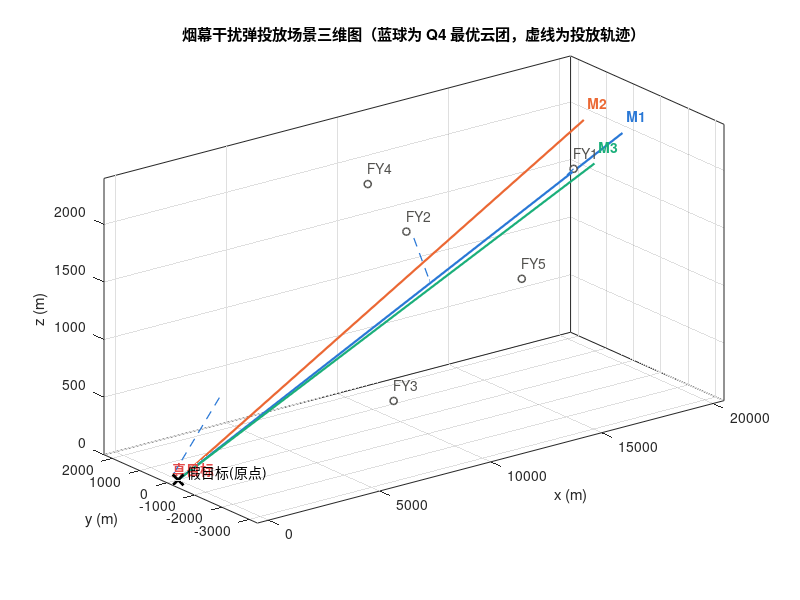

MATLAB code for this plot:
%% 烟幕干扰弹投放场景 三维图 (等价于 easy-model/code/visualize.py 的 fig1)
%  绘制：3 条导弹轨迹、5 架无人机、真目标(圆柱)、假目标(原点)、
%        Q4 最优云团(球) 及其投放轨迹。
%  Q4 参数来自 easy-model 求解(seed=42)，如需更新可重新求解后替换 Q4 数组。
clear; clc; close all;

%% ---- 常量 ----
g = 9.8;              % 重力加速度 m/s^2

% 颜色（RGB 三元组，与 Python 版一致）
cBlue   = [42 120 214]/255;    % #2a78d6
cOrange = [235 104 52]/255;    % #eb6834
cAqua   = [27 175 122]/255;    % #1baf7a
cRed    = [227 73 72]/255;     % #e34948
cGray   = [82 81 78]/255;      % #52514e

% 导弹初始位置 (x,y,z)，速率 300 m/s，方向指向假目标原点
Missiles.M1 = [20000,    0, 2000];
Missiles.M2 = [19000,  600, 2100];
Missiles.M3 = [18000, -600, 1900];
missileColor = struct('M1', cBlue, 'M2', cOrange, 'M3', cAqua);

% 无人机初始位置 (x,y,z)
UAVs.FY1 = [17800,    0, 1800];
UAVs.FY2 = [12000, 1400, 1400];
UAVs.FY3 = [ 6000,-3000,  700];
UAVs.FY4 = [11000, 2000, 1800];
UAVs.FY5 = [13000,-2000, 1300];

%% ---- 图 ----
figure('Color','w','Position',[80 80 960 760]);
hold on; grid on; box on;

% 导弹轨迹（起点 -> 假目标原点）
mn = fieldnames(Missiles);
for k = 1:numel(mn)
    p0 = Missiles.(mn{k});
    plot3([p0(1) 0], [p0(2) 0], [p0(3) 0], '-', ...
        'Color', missileColor.(mn{k}), 'LineWidth', 1.6);
    text(p0(1), p0(2), p0(3)+150, [' ' mn{k}], ...
        'Color', missileColor.(mn{k}), 'FontWeight','bold');
end

% 无人机初始位置
un = fieldnames(UAVs);
for k = 1:numel(un)
    p = UAVs.(un{k});
    scatter3(p(1), p(2), p(3), 28, 'filled', ...
        'MarkerFaceColor','w', 'MarkerEdgeColor', cGray, 'LineWidth', 1.1);
    text(p(1), p(2), p(3)+140, un{k}, 'Color', cGray);
end

% 真目标：竖直圆柱（半径 7，高 10，底面圆心 (0,200,0)）
[Xc, Yc, Zc] = cylinder(7, 48);
Zc = Zc * 10;                                   % 高度 10
surf(Xc, Yc + 200, Zc, 'FaceColor', cRed, 'FaceAlpha', 0.6, 'EdgeColor','none');
text(0, 200, 70, '真目标', 'Color', cRed, 'FontWeight','bold');

% 假目标：原点
scatter3(0, 0, 0, 60, 'x', 'MarkerEdgeColor','k', 'LineWidth', 2);
text(0, -350, 100, '假目标(原点)', 'Color','k');

%% ---- Q4 最优云团 + 投放轨迹 ----
% 每行: [航向(°), 速度(m/s), 投放时刻(s), 引信延迟(s)]，对应 FY1/FY2/FY3
Q4 = [178.49, 110.98,  0.039,  3.123;    % FY1
      245.41, 139.55,  3.402,  7.172;    % FY2
      151.91, 121.61, 44.088, 11.790];   % FY3
uavOfQ4 = {'FY1','FY2','FY3'};

for k = 1:size(Q4,1)
    theta = Q4(k,1); v = Q4(k,2); td = Q4(k,3); dl = Q4(k,4);
    u0 = UAVs.(uavOfQ4{k});
    th = deg2rad(theta);

    % 投放点、起爆点（炸弹平抛 + 重力下落）
    drop = [u0(1) + v*cos(th)*td,  u0(2) + v*sin(th)*td,  u0(3)];
    det  = [drop(1) + v*cos(th)*dl, drop(2) + v*sin(th)*dl, drop(3) - 0.5*g*dl^2];

    % 投放轨迹（虚线）
    plot3([drop(1) det(1)], [drop(2) det(2)], [drop(3) det(3)], '--', ...
        'Color', cBlue, 'LineWidth', 0.9);

    % 云团球（半径 10）
    [Sx, Sy, Sz] = sphere(24);
    surf(Sx*10 + det(1), Sy*10 + det(2), Sz*10 + det(3), ...
        'FaceColor', cBlue, 'FaceAlpha', 0.28, 'EdgeColor','none');
end

%% ---- 坐标与视角 ----
xlabel('x (m)'); ylabel('y (m)'); zlabel('z (m)');
xlim([-500 20500]); ylim([-3300 2300]); zlim([0 2400]);
title('烟幕干扰弹投放场景三维图（蓝球为 Q4 最优云团，虚线为投放轨迹）');

% 压缩 x 轴使导弹下降轨迹更清晰（等价 Python 版 box_aspect=[1.4 0.6 0.7]）
% 想恢复真实比例可改为 pbaspect auto 或注释掉本行
pbaspect([1.4 0.6 0.7]);
view([-37.5 20]);    % 视角（方位角, 仰角），可自行调整

hold off;

%% ---- 自动保存图片 ----
% 输出到 ../figures/fig1_几何三维图_matlab.png（300 dpi）
outdir = fullfile(fileparts(mfilename('fullpath')), '..', 'figures');
if ~exist(outdir, 'dir'); mkdir(outdir); end
outfile = fullfile(outdir, 'fig1_几何三维图_matlab.png');
if exist('exportgraphics', 'builtin') || exist('exportgraphics', 'file')
    exportgraphics(gcf, outfile, 'Resolution', 300);   % MATLAB R2020a+
else
    print(gcf, outfile, '-dpng', '-r300');             % 旧版 MATLAB 回退
end
fprintf('图片已保存: %s\n', outfile);
